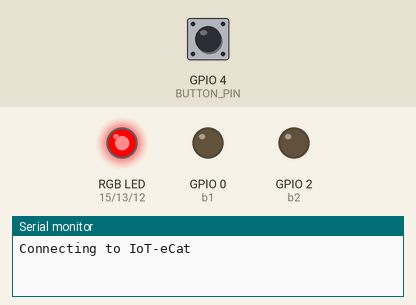
Simulated run of this sketch. Board: ESP8266 (NodeMCU). Parts: an RGB LED mixed from three pins (HIGH = lit), output pins drawn as LEDs (lit = HIGH), the last lines printed to the serial monitor. Wiring (inferred from the names in the program): IR receiver: data GPIO 5. The test bench sets the inputs (shaded band); at power-on: GPIO 4 (BUTTON_PIN) HIGH. WiFi joins after 1.5 s; servers stay silent unless stated.

Above: at 0.1 s.
At 1.6 s:
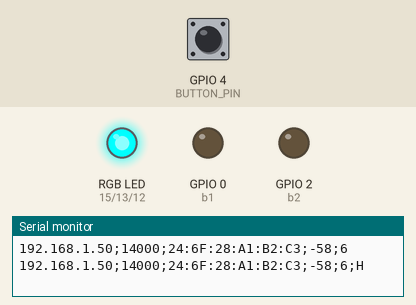
Timing chart, 0 to 3.1 s (numbered marks = the images above):
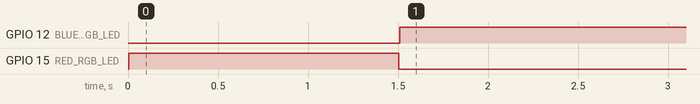

The sketch:

esp8266_WiFiTelnetToSerial.ino
```cpp
/*
  WiFiTelnetToSerial.ino

  20170114 - www.electronics.cat / www.binefa.cat/blog
*/
#include <ESP8266WiFi.h>
#include <WiFiUdp.h>

//how many clients should be able to telnet to this ESP8266
#define MAX_SRV_CLIENTS 1
#define UDP_PORT_RX 45454
#define UDP_PORT_TX 45455
#define UDP_PORT_TX_ASYNC_SENSOR 45456
#define TCP_PORT 14000
#define BUTTON_PIN 4
#define IR_DETECTION_PIN 5
#define EXTERNAL_RESET_PIN 14
#define RED_RGB_LED 15
#define GREEN_RGB_LED 13
#define BLUE_RGB_LED 12
#define RPi_ADDRESS 192, 168, 42, 1
#define TIMEOUT_PERSON_DETECTION 60000
const char* ssid = "IoT-eCat";
const char* password = "clotClot";

WiFiServer server(TCP_PORT); // by default is 23
WiFiClient serverClients[MAX_SRV_CLIENTS];
WiFiUDP UDP;
char packetBuffer[UDP_TX_PACKET_MAX_SIZE];

void vDelayESP8266(unsigned long ulMilliseconds) {
  unsigned long ulPreviousMillis = millis();

  do {
    yield();
  } while (millis() - ulPreviousMillis <= ulMilliseconds);
}


void setup() {
  Serial.begin(57600);

  pinMode(0,OUTPUT);  // b1
  pinMode(2,OUTPUT);  // b2

  pinMode(IR_DETECTION_PIN,INPUT_PULLUP);  // External IR sensor digital input (5)
  pinMode(BUTTON_PIN,INPUT);         // button pin (4)
  pinMode(RED_RGB_LED,OUTPUT);       // red led (15)
  pinMode(GREEN_RGB_LED,OUTPUT);       // green led (13)
  pinMode(BLUE_RGB_LED,OUTPUT);       // blue led (12)
  pinMode(EXTERNAL_RESET_PIN,OUTPUT);  // External reset pin (14)
  digitalWrite(EXTERNAL_RESET_PIN,LOW);
  delay(2);

  WiFi.begin(ssid, password);
  Serial.print("\nConnecting to "); Serial.println(ssid);
  uint8_t i = 0;
  digitalWrite(GREEN_RGB_LED,LOW);
  digitalWrite(RED_RGB_LED,HIGH);
  for(;;){
    while (WiFi.status() != WL_CONNECTED && i++ < 20) delay(500);
    if(i >= 21){
      Serial.print("Could not connect to"); Serial.println(ssid);
      i = 0;
    }else{
      break;
    }
  }
  digitalWrite(GREEN_RGB_LED,HIGH);
  digitalWrite(RED_RGB_LED,LOW);
  //start the server
  server.begin();
  server.setNoDelay(true);

  Serial.print("Ready! Use 'telnet ");
  Serial.print(WiFi.localIP());
  Serial.print(" ");
  Serial.print(TCP_PORT);
  Serial.println("' to connect");
  vTrametTramaUdp(UDP_PORT_TX);
  UDP.begin(UDP_PORT_RX);
}

void writeUdp(IPAddress a, String stringData, int nUdpPort) {
  int i;

  for (i = 0; i < stringData.length(); i++) {
    packetBuffer[i] = stringData[i];   // Push each char 1 by 1 on each loop pass
  }
  packetBuffer[i] = '\0';
  UDP.beginPacket(a, nUdpPort);
  UDP.write(packetBuffer);
  UDP.endPacket();
}

String szCheckSsidNetwork(String szSsid){
  String szResposta = "";
  int n = WiFi.scanNetworks(false,true);

  for (int i = 0; i < n; ++i){
      if(WiFi.SSID(i) == szSsid){
        szResposta += WiFi.RSSI(i);
        szResposta += WiFi.channel(i);
        return szResposta;
      }
  }
  return "NO";
}

void vTrametTramaUdp(int nUdpPort){
  IPAddress ipRPi(RPi_ADDRESS);

  String sz = WiFi.localIP().toString() + ";" + String(TCP_PORT);
  sz += ";" + WiFi.macAddress();
  sz += ";" + String(WiFi.RSSI()) + ";" + String(WiFi.channel());
  Serial.println(sz);
  writeUdp(ipRPi,sz,nUdpPort);
}

void vTrametTramaUdpSensor(int nUdpPort){
  IPAddress ipRPi(RPi_ADDRESS);

  String sz = WiFi.localIP().toString() + ";" + String(TCP_PORT);
  sz += ";" + WiFi.macAddress();
  sz += ";" + String(WiFi.RSSI()) + ";" + String(WiFi.channel());
  if(digitalRead(IR_DETECTION_PIN)){
    sz += ";GPIO5 HIGH";
  }else{
    sz += ";GPIO5 LOW";
  }
  Serial.println(sz);
  writeUdp(ipRPi,sz,nUdpPort);
}

void vTrametTramaUdpSensorState(int nUdpPort,bool bState){
  IPAddress ipRPi(RPi_ADDRESS);

  String sz = WiFi.localIP().toString() + ";" + String(TCP_PORT);
  sz += ";" + WiFi.macAddress();
  sz += ";" + String(WiFi.RSSI()) + ";" + String(WiFi.channel());
  if(bState){
    sz += ";H";
  }else{
    sz += ";L";
  }
  Serial.println(sz);
  writeUdp(ipRPi,sz,nUdpPort);
}

void vReadUdp(){
  int packetSize = UDP.parsePacket();
  if (packetSize)  {
    //Serial.printf("Received %d bytes from %s, port %d\n", packetSize, UDP.remoteIP().toString().c_str(), UDP.remotePort());
    int len = UDP.read(packetBuffer, 255);
    if (len > 0){
      packetBuffer[len] = 0;
      String szUdpRx(packetBuffer);
      if(szUdpRx == "Hola")
        vTrametTramaUdp(UDP_PORT_TX);
      if(szUdpRx == "RstS"){
        digitalWrite(EXTERNAL_RESET_PIN,HIGH);
        vDelayESP8266(1200);
        digitalWrite(EXTERNAL_RESET_PIN,LOW);
      }
      if(szUdpRx == "senS")
        vTrametTramaUdpSensor(UDP_PORT_TX);
    }
  }
}

void loop() {
  static bool bLastButtonState = HIGH,bLastSensorState = LOW,bLastPersonDetection = LOW, bPersonDetection = LOW,bPreviousWifi = true;
  static long int lnLastTimePersonDetected;
  bool bButtonState,bSensorState;
  uint8_t i;

  //check if there are any new clients
  if (server.hasClient()){
    for(i = 0; i < MAX_SRV_CLIENTS; i++){
      //find free/disconnected spot
      if (!serverClients[i] || !serverClients[i].connected()){
        if(serverClients[i]) serverClients[i].stop();
        serverClients[i] = server.available();
        //Serial1.print("New client: "); Serial1.print(i);
        Serial.print("New client: "); Serial.print(i);
        continue;
      }
    }
    //no free/disconnected spot so reject
    WiFiClient serverClient = server.available();
    serverClient.stop();
  }
  //check clients for data
  for(i = 0; i < MAX_SRV_CLIENTS; i++){
    if (serverClients[i] && serverClients[i].connected()){
      if(serverClients[i].available()){
        //get data from the telnet client and push it to the UART
        while(serverClients[i].available()) Serial.write(serverClients[i].read());
      }
    }
  }
  //check UART for data
  if(Serial.available()){
    size_t len = Serial.available();
    uint8_t sbuf[len];
    Serial.readBytes(sbuf, len);
    //push UART data to all connected telnet clients
    for(i = 0; i < MAX_SRV_CLIENTS; i++){
      if (serverClients[i] && serverClients[i].connected()){
        serverClients[i].write(sbuf, len);
        delay(1);
      }
    }
  }
  bButtonState = digitalRead(BUTTON_PIN);
  if (bButtonState != bLastButtonState) {
    if (bButtonState == LOW) {
      vTrametTramaUdp(UDP_PORT_TX);
      delay(10);
    }
  }
  bSensorState = digitalRead(IR_DETECTION_PIN);
  digitalWrite(BLUE_RGB_LED,bSensorState);
  if (bSensorState != bLastSensorState) {
    if(bSensorState == HIGH){
      bPersonDetection = true;
    }
    if(bSensorState == LOW){
      lnLastTimePersonDetected = millis();
    }
  }
  bLastSensorState = bSensorState;

  if(bSensorState == LOW && bPersonDetection){
    if(lnLastTimePersonDetected + TIMEOUT_PERSON_DETECTION < millis()){
      bPersonDetection = false;
    }
  }

  if(bPersonDetection != bLastPersonDetection){
    vTrametTramaUdpSensorState(UDP_PORT_TX_ASYNC_SENSOR,bPersonDetection);
    bLastPersonDetection = bPersonDetection;
  }

  if(WiFi.localIP()){
    digitalWrite(GREEN_RGB_LED,HIGH);
    digitalWrite(RED_RGB_LED,LOW);
    if(!bPreviousWifi)
      vTrametTramaUdp(UDP_PORT_TX);
    bPreviousWifi = true;
  }else{
    digitalWrite(GREEN_RGB_LED,LOW);
    digitalWrite(RED_RGB_LED,HIGH);
    bPreviousWifi = false;
  }
  vReadUdp();
}
```

Measured:
- by itself, GPIO 12 (BLUE_RGB_LED): LOW → HIGH at 1.5 s
